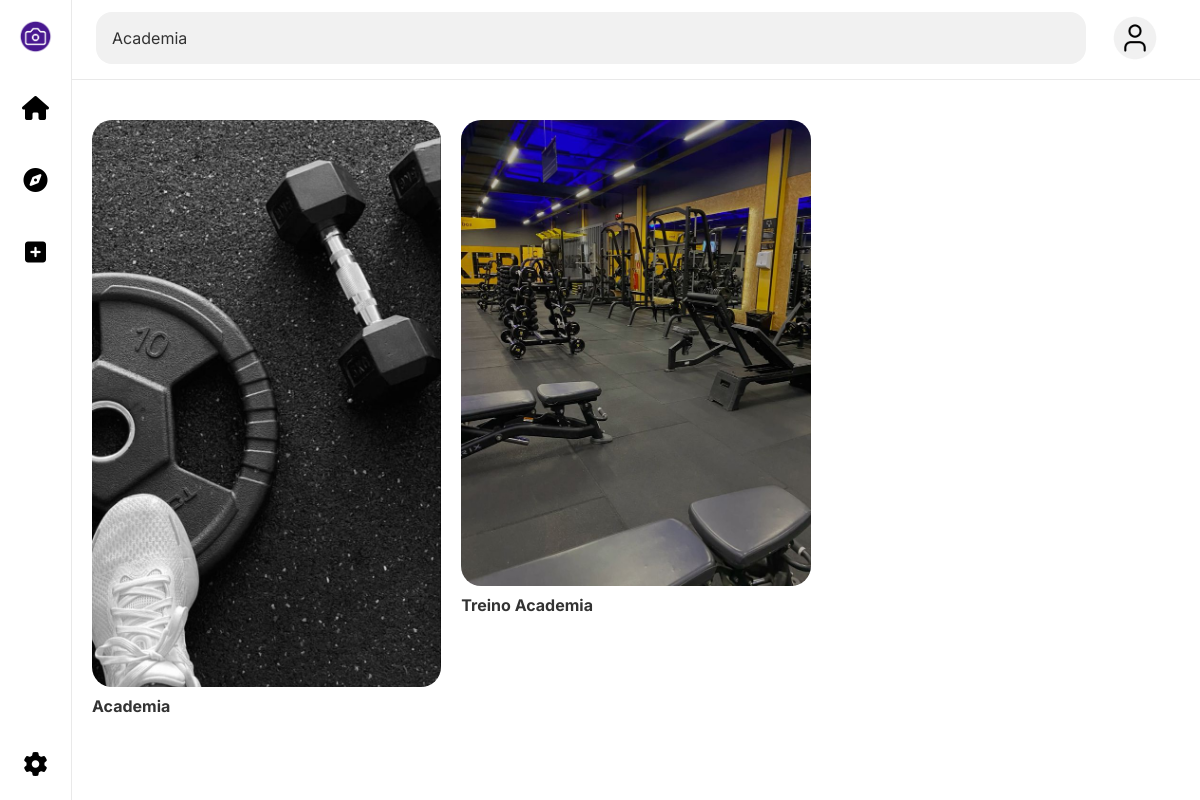
The app's page /?search=Academia with its own data.
### hub/models.py (models this page shows, shortened)
class Cliente(models.Model):
    imagem = models.ImageField(upload_to='imagens/', max_length=500, default='0', blank=True)
    titulo = models.CharField(max_length=255)
    descricao = models.TextField(blank=True)
    tags = models.ManyToManyField(Tag)
    data_criacao = models.DateTimeField(default=timezone.now)

### hub/views.py (the view)
# urls.py: path("", views.hub, name='hub'),
def hub(request):
    list_clientes = Cliente.objects.order_by('-data_criacao')
    myFilter = ClienteFilter(request.GET, queryset=list_clientes)
    list_clientes = myFilter.qs
    return render(request, "hub/hub.html", {'clientes': list_clientes, 'myFilter': myFilter})

### hub/filters.py (called while the page is built)
    def filter_global(self, queryset, name, value):
        return queryset.filter(
            Q(titulo__icontains=value) |
            Q(tags__nome__icontains=value)  # Busca pelo nome da tag associada
        ).distinct()  # Evita resultados duplicados devido ao ManyToMany

### hub/templates/hub/hub.html (shortened to what this page needs)
{% extends 'base.html' %}
{% load widget_tweaks %}
{% block content %}
<div class="hub">
  {% for hub in clientes %}
  <div class="photo">
    <div class="img">
        <img src="{{ hub.imagem.url }}" alt="{{ hub.titulo }}" onclick="openModal('{{ hub.imagem.url }}')">
    </div>
    <div class="title">
        <p>{{ hub.titulo }}</p>
    </div>
</div>
  {% endfor %}
</div>
{% endblock %}

### records on screen
Cliente: imagem (picture), titulo "Academia"
Cliente: imagem (picture), titulo "Treino Academia"
